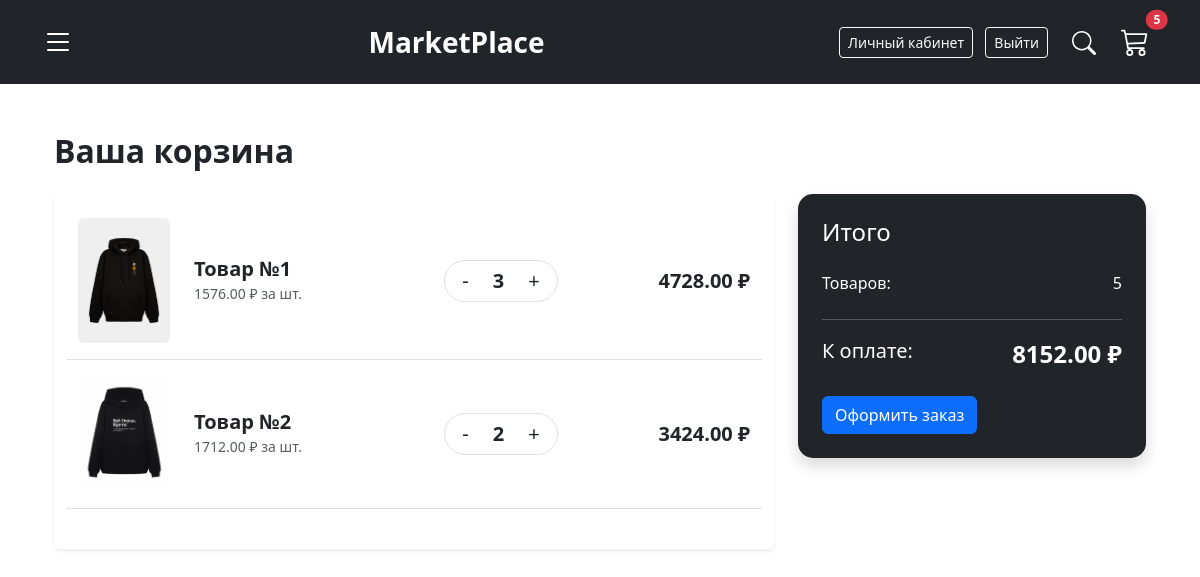
The app's page /cart/ (signed in) with its own data.
### store/models.py (models this page shows, shortened)
class OrderItem(models.Model):
    product = models.ForeignKey(Product, on_delete=models.SET_NULL, null=True)
    order = models.ForeignKey(Order, on_delete=models.SET_NULL, null=True)
    quantity = models.IntegerField(default=0, null=True, blank=True)
    date_added = models.DateTimeField(auto_now_add=True)
    @property
    def get_total(self):
        if self.product:
            return self.product.price * self.quantity
        return 0

class Product(models.Model):
    title = models.CharField(max_length=200)
    description = models.TextField()
    price = models.DecimalField(max_digits=10, decimal_places=2)
    category = models.ForeignKey(Category, on_delete=models.CASCADE)
    image = models.ImageField(upload_to='products/', null=True, blank=True)
    seller = models.ForeignKey(
        User,
        on_delete=models.SET_NULL,
        null=True,
        blank=True,
        verbose_name="Продавец"
    )

class Order(models.Model):
    customer = models.ForeignKey(User, on_delete=models.SET_NULL, null=True, blank=True)
    date_ordered = models.DateTimeField(auto_now_add=True)
    complete = models.BooleanField(default=False)  # False = корзина, True = оформлен
    transaction_id = models.CharField(max_length=100, null=True)
    @property
    def get_cart_total(self):
        orderitems = self.orderitem_set.all()
        total = sum([item.get_total for item in orderitems if item.product])
        return total
    @property
    def get_cart_items(self):
        orderitems = self.orderitem_set.all()
        total = sum([item.quantity for item in orderitems if item.product])
        return total

### store/views.py (the view)
# urls.py: path('cart/', cart, name='cart'), # страница корзины
def cart(request):
    if request.user.is_authenticated:
        customer = request.user
        order, created = Order.objects.get_or_create(customer=customer, complete=False)
        items = order.orderitem_set.all()
        for item in items:
            if not item.product:
                item.delete()
                messages.warning(request, "Один из товаров больше не доступен и удален из базы.")
    else:
        items = []
        order = {'get_cart_total': 0, 'get_cart_items': 0}
    context = {'items': items, 'order': order}
    return render(request, 'cart.html', context)

### store/context_processors.py (called while the page is built)
def cart_status(request):
    categories = Category.objects.all() # Получаем все категории
    if request.user.is_authenticated:
        order, created = Order.objects.get_or_create(customer=request.user, complete=False)
        cart_total = order.get_cart_items
    else:
        cart_total = 0
    return {
        'cart_total': cart_total,
        'all_categories': categories # Теперь категории доступны везде
    }

### templates/cart.html
{% extends 'base.html' %}
{% block content %}
<div class="container mt-5">
    <h2 class="mb-4 fw-bold">Ваша корзина</h2>
    <div class="row">
        <div class="col-lg-8">
            <div class="card border-0 shadow-sm p-4 mb-4">
                {% for item in items %}
                {% if item.product %}
                <div class="row align-items-center mb-3 pb-3 border-bottom">
                    <div class="col-2">
                        {% if item.product.image %}
                            <img src="{{ item.product.image.url }}" class="img-fluid rounded" alt="">
                        {% endif %}
                    </div>
                    <div class="col-4">
                        <h5 class="mb-0 fw-bold">{{ item.product.title }}</h5>
                        <small class="text-muted">{{ item.product.price }} ₽ за шт.</small>
                    </div>
                    <div class="col-3 text-center">
                        <div class="input-group border rounded-pill d-inline-flex align-items-center" style="width: auto;">
                            <a href="{% url 'update_cart_item' pk=item.product.pk action='remove' %}" class="btn btn-link text-dark px-3 py-1 text-decoration-none fs-5">
                                -
                            </a>
                            <span class="fs-5 fw-bold px-2">{{ item.quantity }}</span>
                            <a href="{% url 'update_cart_item' pk=item.product.pk action='add' %}" class="btn btn-link text-dark px-3 py-1 text-decoration-none fs-5">
                                +
                            </a>
                        </div>
                    </div>
                    <div class="col-3 text-end">
                        <span class="fw-bold fs-5">{{ item.get_total }} ₽</span>
                    </div>
                </div>
                {% else %}
                <div class="alert alert-warning">
                    Один из товаров в вашей корзине больше не доступен и был удален из базы.
                </div>
                {% endif %}
                {% empty %}
                <p class="text-center py-5">В корзине пока пусто. <a href="{% url 'index' %}">К покупкам!</a></p>
                {% endfor %}
            </div>
        </div>
        <div class="col-lg-4">
            <div class="card border-0 shadow p-4 bg-dark text-white" style="border-radius: 15px;">
                <h4 class="mb-4">Итого</h4>
                <div class="d-flex justify-content-between mb-2">
                    <span>Товаров:</span>
                    <span>{{ order.get_cart_items }}</span>
                </div>
                <hr>
                <div class="d-flex justify-content-between mb-4">
                    <span class="fs-5">К оплате:</span>
                    <span class="fs-4 fw-bold">{{ order.get_cart_total }} ₽</span>
                </div>
                <a href="{% url 'checkout' %}">
                    <button type="button" class="btn btn-primary">Оформить заказ</button>
                </a>
            </div>
        </div>
    </div>
</div>
{% endblock %}

### records on screen
OrderItem: product.image (picture), product "Товар №1", product.price "1576.00", quantity "3", get_total "4728.00"
OrderItem: product.image (picture), product "Товар №2", product.price "1712.00", quantity "2", get_total "3424.00"
Order: get_cart_items "5", get_cart_total "8152.00"

### other values on screen
{{ cart_total }} "5"
